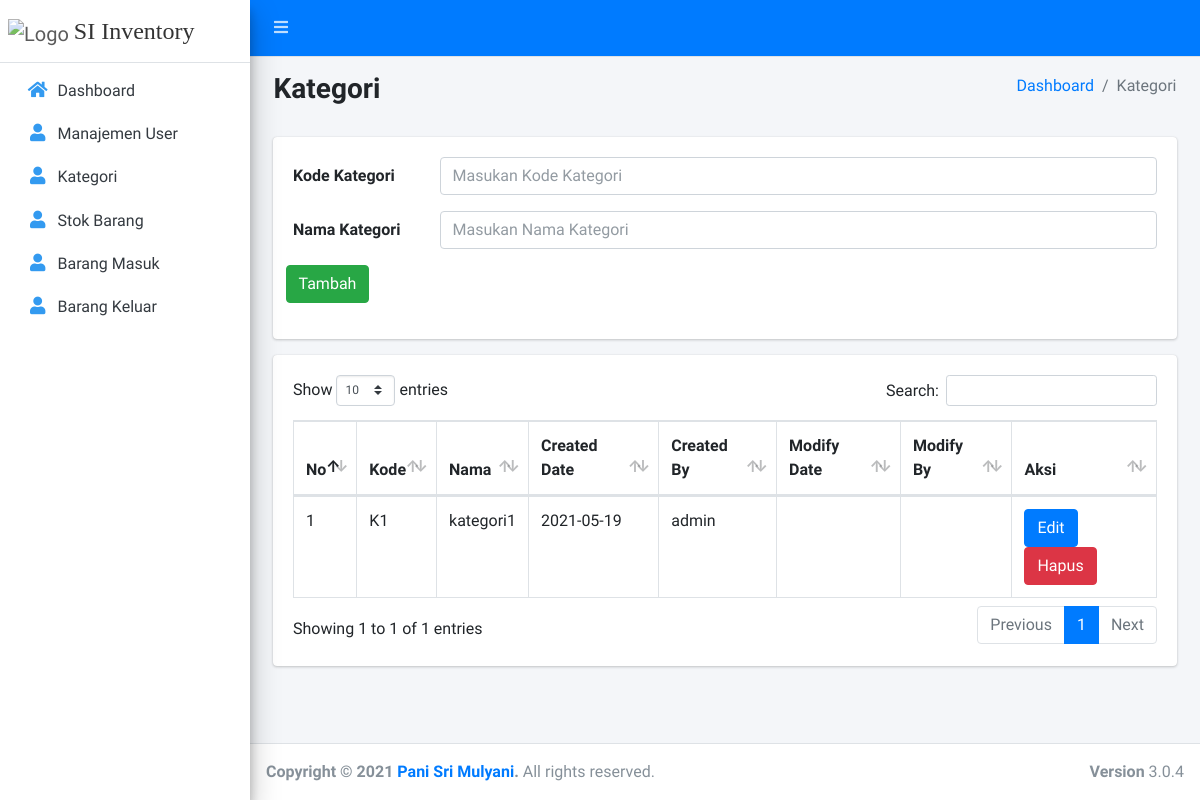
Screenshot of /admin_gudang/kategori.html (signed in) with the database file from the repository.
### tables this page shows
CREATE TABLE `kategori` (
  `id_kategori` int(11) NOT NULL,
  `kode` varchar(191) NOT NULL,
  `nama` varchar(191) NOT NULL,
  `created_date` date DEFAULT NULL,
  `created_by` int(11) DEFAULT NULL,
  `modify_date` date DEFAULT NULL,
  `modify_by` int(11) DEFAULT NULL
);

CREATE TABLE `user` (
  `id_user` int(11) NOT NULL,
  `username` varchar(191) NOT NULL,
  `password` varchar(191) NOT NULL,
  `role` enum('admin_gudang','manager') NOT NULL,
  `namaLengkap` varchar(191) NOT NULL,
  `email` varchar(191) NOT NULL,
  `created_date` date DEFAULT NULL,
  `modify_date` date DEFAULT NULL,
  `created_by` varchar(191) DEFAULT NULL,
  `modify_by` varchar(191) DEFAULT NULL
);

### application/controllers/adminGudang/Kategori.php (called while the page is built, shortened)
<?php
class Kategori extends CI_Controller {
	public function index()
	{
    $data['konten'] = 'adminGudang/kategori';
    $data['kategori'] = $this->KategoriModel->getAll();
		$this->load->view('adminGudang/template', $data);
	}
}

### index.php (called while the page is built, shortened)
<?php
require_once BASEPATH.'core/CodeIgniter.php';

### application/models/KategoriModel.php (called while the page is built, shortened)
<?php
class KategoriModel extends CI_Model {
  private $table  = 'kategori';
	public function getAll()
	{
    $this->db->select($this->table . '.*, user1.username as user_create, user2.username as user_modify');
    $this->db->join('user as user1', $this->table . '.created_by = user1.id_user');
    $this->db->join('user as user2', $this->table . '.modify_by = user2.id_user', 'left');
    return $this->db->get($this->table)->result_array();
	}
}

### application/views/adminGudang/kategori.php (the view, shortened to what this page needs)
<section class="content">
  <div class="content-header">
    <div class="container-fluid">
      <div class="row mb-2">
        <div class="col-sm-6">
          <h3><b><font face=""> Kategori </font></b></h3>
        </div>
        <div class="col-sm-6">
          <ol class="breadcrumb float-sm-right">
            <li class="breadcrumb-item"><a href="<?= base_url(); ?>">Dashboard</a></li>
            <li class="breadcrumb-item active">Kategori</li>
          </ol>
        </div>
      </div>
    </div>
  </div>
  <div class="container-fluid">
    <div class="col-sm-12">
      <div class="card">
        <div class="card-body">
          <form action="<?= base_url(); ?>admin_gudang/kategori.html" method="post">
            <div class="form-group row">
              <label for="staticEmail" class="col-sm-2 col-form-label">Kode Kategori</label>
              <div class="col-sm-10">
                <input type="text" required class="form-control" id="staticEmail" placeholder="Masukan Kode Kategori" name="kode_kategori">
              </div>
            </div>
            <div class="form-group row">
              <label for="staticEmail" class="col-sm-2 col-form-label">Nama Kategori</label>
              <div class="col-sm-10">
                <input type="text" required class="form-control" id="staticEmail" placeholder="Masukan Nama Kategori" name="nama_kategori">
              </div>
            </div>
            <div class="form-group row">
              <button type="submit" class="btn btn-success">Tambah</button>
            </div>
          </form>
        </div>
      </div>
      <div class="card">
        <div class="card-body">
          <div class="table-responsive">
            <table class="table table-bordered" id="dataTables-example">
              <thead>
                <tr class="nowrap">
                  <th>No</th>
                  <th>Kode</th>
                  <th>Nama</th>
                  <th>Created Date</th>
                  <th>Created By</th>
                  <th>Modify Date</th>
                  <th>Modify By</th>
                  <th>Aksi</th>
                </tr>
              </thead>
              <tbody>
                <?php
                  $no = 1;
                  foreach ($kategori as $key) { ?>
                    <tr>
                      <td><?= $no++; ?></td>
                      <td><?= $key['kode']; ?></td>
                      <td><?= $key['nama']; ?></td>
                      <td><?= $key['created_date']; ?></td>
                      <td><?= $key['user_create']; ?></td>
                      <td><?= $key['modify_date']; ?></td>
                      <td><?= $key['user_modify']; ?></td>
                      <td>
                        <a class="btn btn-primary" href="<?= base_url('admin_gudang/kategori/edit/' . $key['id_kategori']); ?>">Edit</a>
                        <a class="btn btn-danger" href="<?= base_url('admin_gudang/kategori/hapus/' . $key['id_kategori']); ?>">Hapus</a>
                      </td>
                    </tr>
                  <?php }
                ?>
              </tbody>
            </table>
          </div>
        </div>
      </div>
    </div>
  </div>
</section>

### rows the page displays
kategori: kode "K1", nama "kategori1", created_date "2021-05-19", user.username "admin"
